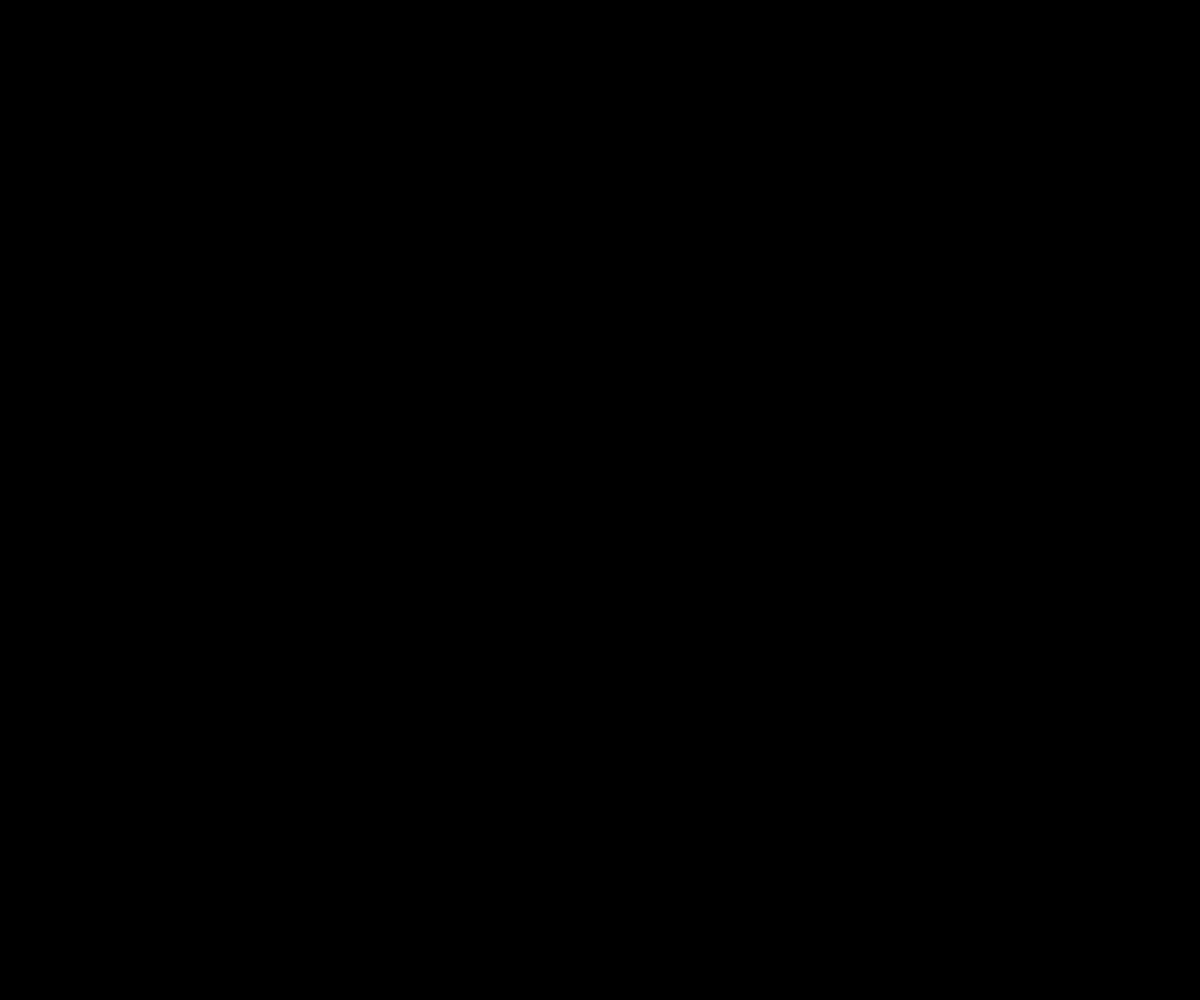
Frame 1 (no input)
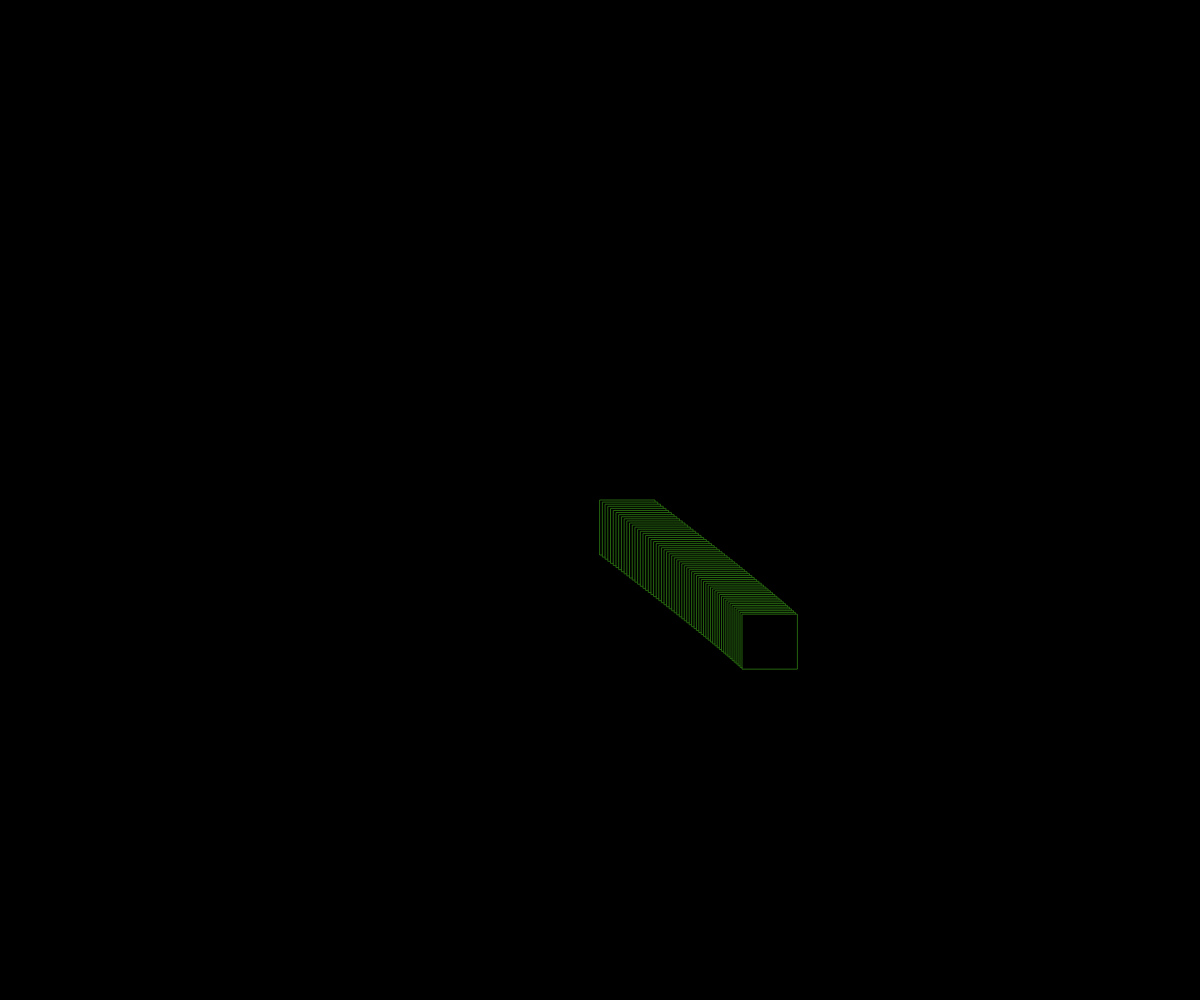
Frame 60 (no input)
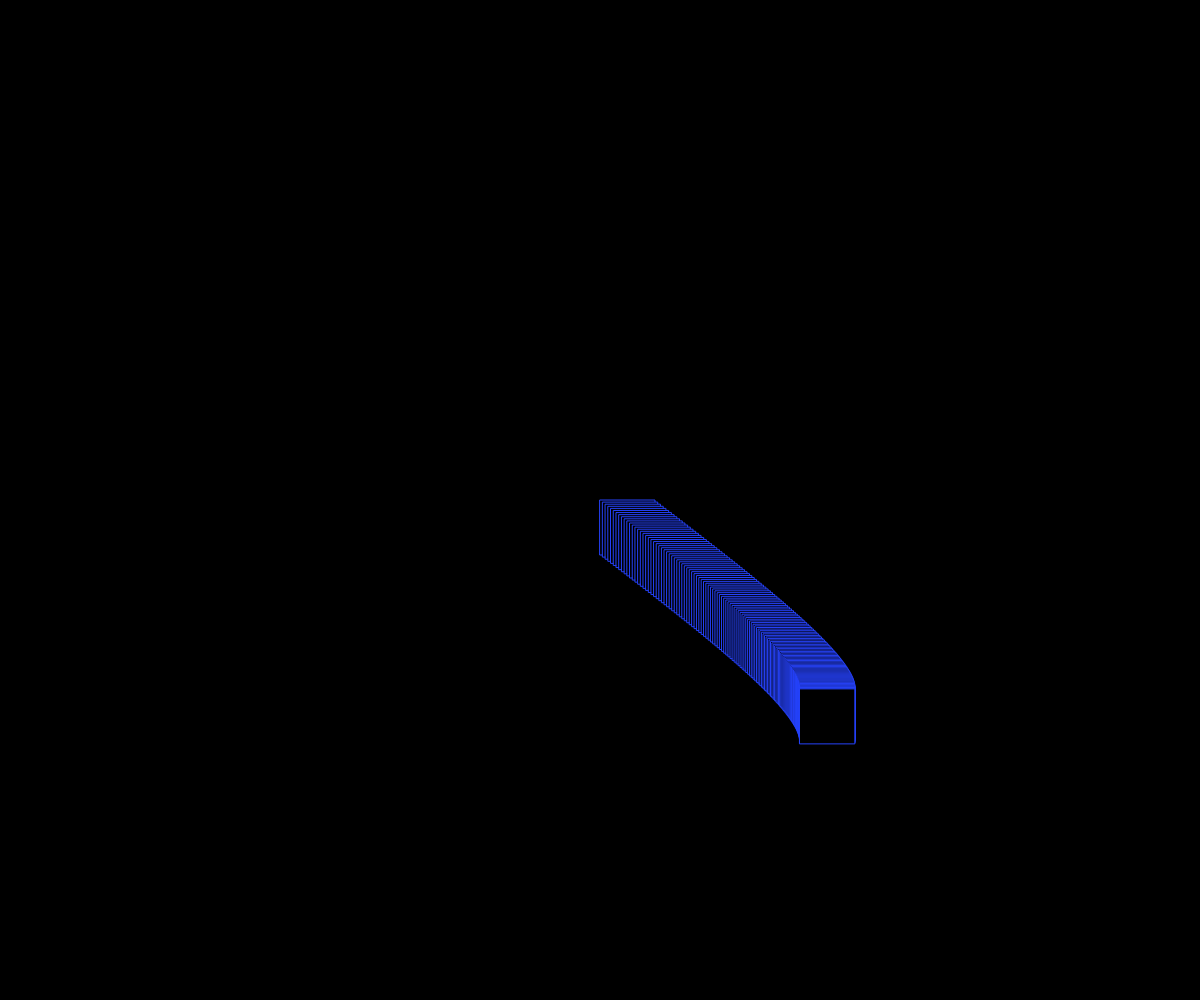
Frame 120 (the mouse pressed at the canvas centre since frame 60)

The p5.js sketch that drew these frames (run headless with seeded random() and noise() and a simulated clock; from frame 60 on, the mouse is pressed at the canvas centre):

// p5.js sketch
// ── sketch.js
var waveLengthOne = 600.0;
var waveLengthTwo = 460.0;
var pointCount = 0;
var angle = 0.0;
var amplitude = 200;
function setup(){
  createCanvas(windowWidth,windowHeight);

}
function draw(){
  background(0);
  if(pointCount > 10000){
    noLoop();
  }
  fill(0);
  strokeWeight(1);
  stroke(random(255), random(255), random(255));
  translate(width/2, height/2);
beginShape();
  for(var i=0; i < pointCount; i++){
  angle = i / waveLengthOne * TWO_PI;
  var y = sin(angle)* amplitude;
  
  angle = i / waveLengthTwo * TWO_PI;
  var x = sin(angle)* amplitude;
    
  rect(x,y,55,55); 
  }
endShape();
pointCount++;
}
